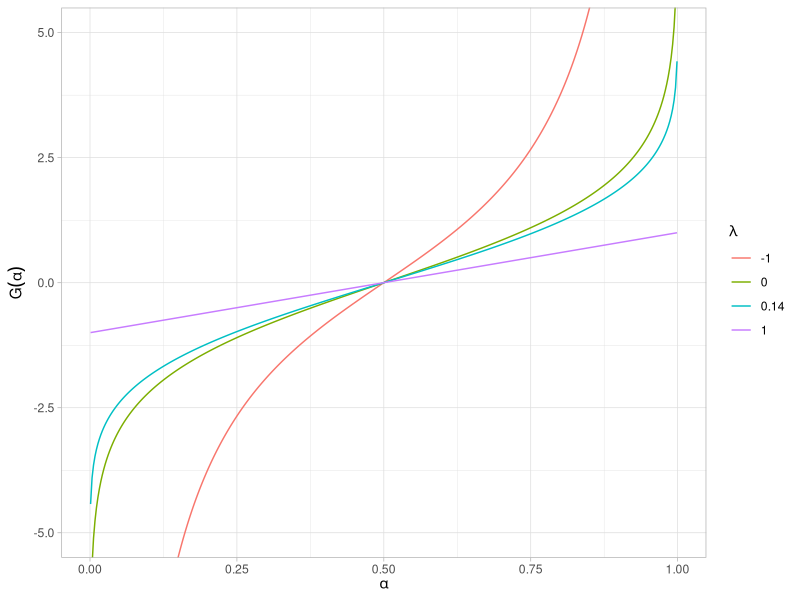

Reproduce this figure in R.
## ---- chunk 1
#| code-fold: true
#| label: fig-tukey-lambda-dist-ppf
#| fig-cap: "Tukey-Lambda percent point function"
#| message: false
library(tidyverse)

qtukeylambda <- function(p, lambda) {
  if (lambda == 0) log(p / (1 - p)) else (p^lambda - (1 - p)^lambda) / lambda
}

tibble(p_prob = seq(0.001, 0.999, length.out = 401)) |>
  expand_grid(lambda = c(-1, 0, 0.14, 1)) |>
  rowwise() |>
  mutate(x = qtukeylambda(p_prob, lambda)) |>
  ungroup() |>
  mutate(lambda = factor(lambda)) |>
  ggplot(aes(p_prob, x, color = lambda)) +
  geom_line() +
  coord_cartesian(ylim = c(-5, 5)) +
  labs(x = expression(alpha), y = expression(G(alpha)), color = expression(lambda)) +
  theme_light()
